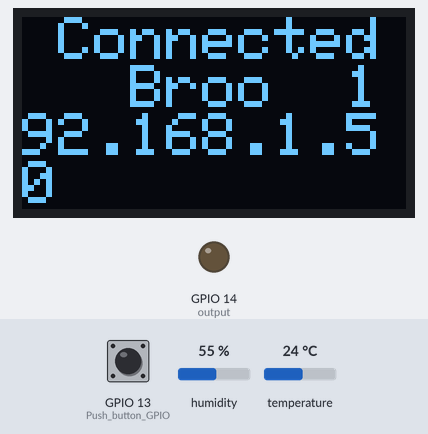
Bench run of a sketch on a simulated ESP8266 (NodeMCU). Parts: 128×64 one-colour display, output pins drawn as LEDs (lit = HIGH). Inputs (shaded band) come from the test bench; at power-on: GPIO 13 (Push_button_GPIO) LOW, humidity 55 %, temperature 24 °C. WiFi joins after 1.5 s; servers stay silent unless stated; what the sketch prints to the serial monitor is not drawn.

Above: at 3.2 s.
3.3 s: GPIO 13 (Push_button_GPIO) pulled HIGH for 0.15 s
At 4.3 s:
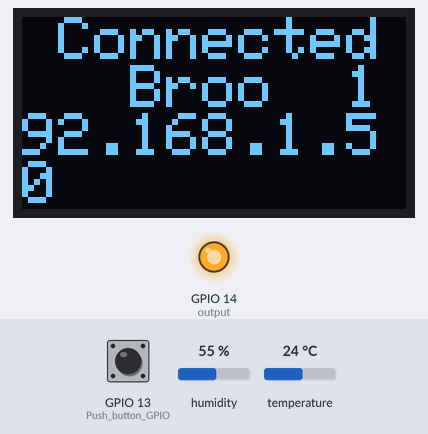
6.4 s: GPIO 13 (Push_button_GPIO) pulled HIGH for 1 s
At 7.9 s:
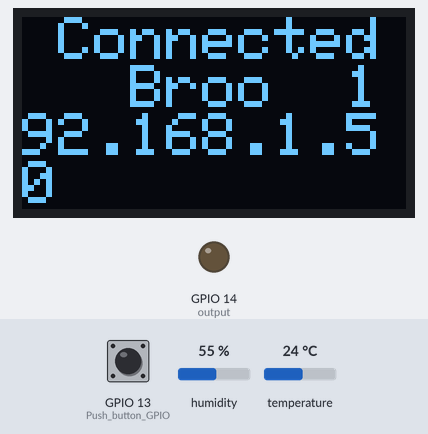
8.9 s: GPIO 13 (Push_button_GPIO) pulled HIGH for 3.2 s
At 9.8 s:
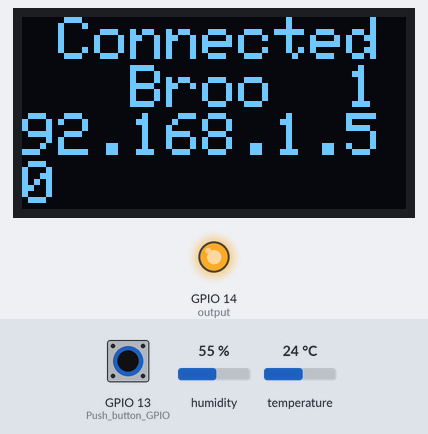
Timing chart, 0 to 11.9 s (numbered marks = the images above; inputs shaded):
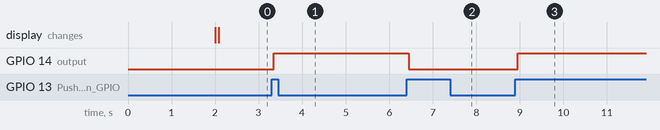

The sketch:

ESP8266+WebServer+TwoWay+DHT+OLED.ino
```cpp
#ifdef ESP32
  #include <WiFi.h>
  #include <AsyncTCP.h>
#else
  #include <ESP8266WiFi.h>
  #include <ESPAsyncTCP.h>
#endif
#include <ESPAsyncWebServer.h>

#include <Arduino.h>
#include <ESP8266WiFi.h>
#include <Hash.h>
#include <ESPAsyncTCP.h>
#include <ESPAsyncWebServer.h>
#include <Adafruit_Sensor.h>
#include <DHT.h>
#include <Wire.h>
#include <Adafruit_GFX.h>
#include <Adafruit_SSD1306.h>


//const char* ssid = "VM1254810"; //Write your SSID
//const char* password = "m3xkWkqFcytc";   //Write your password

const char* ssid = "CIK0950"; //Write your SSID
const char* password = "000ef4c61de0";   //Write your password
#define DHTPIN 2     // Digital pin D4 connected to the DHT sensor


// Uncomment the type of sensor in use:
#define DHTTYPE    DHT11     // DHT 11
//#define DHTTYPE    DHT22     // DHT 22 (AM2302)
//#define DHTTYPE    DHT21     // DHT 21 (AM2301)

DHT dht(DHTPIN, DHTTYPE);


#define SCREEN_WIDTH 128 // OLED display width, in pixels
#define SCREEN_HEIGHT 64 // OLED display height, in pixels
#define OLED_ADDR 0x3C   // Address may be different for your module, also try with 0x3D if this doesn't work

// Declaration for an SSD1306 display connected to I2C (SDA, SCL pins)
#define OLED_RESET -1 // Reset pin # (or -1 if sharing Arduino reset pin)
Adafruit_SSD1306 display(SCREEN_WIDTH, SCREEN_HEIGHT, &Wire, OLED_RESET);
//For more hardware details, visit https://iotforgeeks.com/interface-i2c-oled-display-ssd1306-with-nodemcu


// current temperature & humidity, updated in loop()
float t = 0.0;
float h = 0.0;
float s = 0.0;

const char* input_parameter = "state";

const int output = 14;
const int Push_button_GPIO = 13 ;

// Variables will change:
int LED_state = LOW;
int button_state;
int lastbutton_state = LOW;

unsigned long lastDebounceTime = 0;
unsigned long debounceDelay = 50;

unsigned long previousMillis = 0;    // will store last time DHT was updated

// Updates DHT readings every 10 seconds
const long interval = 500;

AsyncWebServer server(80);

const char index_html[] PROGMEM = R"rawliteral(
<!DOCTYPE HTML><html>
<head>

  <title>ESP Output Control Web Server</title>
  <meta name="viewport" content="width=device-width, initial-scale=1">

  <style>
    html {font-family: Times New Roman; display: inline-block; text-align: center;}
    h2 {font-size: 3.0rem;}
    h4 {font-size: 2.0rem;}
    p {font-size: 3.0rem;}
    body {max-width: 900px; margin:0px auto; padding-bottom: 25px;}
    .switch {position: relative; display: inline-block; width: 120px; height: 68px}
    .switch input {display: none}
    .slider {position: absolute; top: 0; left: 0; right: 0; bottom: 0; background-color: #FF0000; border-radius: 34px}
    .slider:before {position: absolute; content: ""; height: 52px; width: 52px; left: 8px; bottom: 8px; background-color: #fff; -webkit-transition: .4s; transition: .4s; border-radius: 68px}
    input:checked+.slider {background-color: #27c437}
    input:checked+.slider:before {-webkit-transform: translateX(52px); -ms-transform: translateX(52px); transform: translateX(52px)}
  </style>


</head>
<body>
  <h2>ESP RDS Server</h2>
  %BUTTONPLACEHOLDER%

<script>
function toggleCheckbox(element) {
  var xhr = new XMLHttpRequest();
  if(element.checked){ xhr.open("GET", "/update?state=1", true); }
  else { xhr.open("GET", "/update?state=0", true); }
  xhr.send();
}

setInterval(function ( ) {
  var xhttp = new XMLHttpRequest();
  xhttp.onreadystatechange = function() {
    if (this.readyState == 4 && this.status == 200) {
      var inputChecked;
      var outputStateM;
      if( this.responseText == 1){
        inputChecked = true;
        outputStateM = "ON";
      }
      else {
        inputChecked = false;
        outputStateM = "OFF";
      }
      document.getElementById("output").checked = inputChecked;
      document.getElementById("outputState").innerHTML = outputStateM;
    }
  };
  xhttp.open("GET", "/state", true);
  xhttp.send();
}, 1000 ) ;
</script>


  <p>
    <i class="fas fa-thermometer-half" style="color:#059e8a;"></i>
    <span class="dht-labels">Temperature</span>
    <span id="temperature">%TEMPERATURE%</span>
    <sup class="units">!</sup>
  </p>

  <p>
   <i class="fas fa-tint" style="color:#00add6;"></i>
    <span class="dht-labels">Humidity</span>
    <span id="humidity">%HUMIDITY%</span>
    <sup class="units">@</sup>
  </p>


   <p>

  <i class="fas fa-thermometer-half" style="color:#059e8a;"></i>
    <span class="dht-labels">Valve</span>
    <span id="str">%STR%</span>
    <sup class="units">%</sup>
  </p>


<script>
setInterval(function ( ) {
  var xhttp = new XMLHttpRequest();
  xhttp.onreadystatechange = function() {
    if (this.readyState == 4 && this.status == 200) {
      document.getElementById("temperature").innerHTML = this.responseText;
    }
  };
  xhttp.open("GET", "/temperature", true);
  xhttp.send();
}, 1000 ) ;


setInterval(function ( ) {
  var xhttp = new XMLHttpRequest();
  xhttp.onreadystatechange = function() {
    if (this.readyState == 4 && this.status == 200) {
      document.getElementById("humidity").innerHTML = this.responseText;
    }
  };
  xhttp.open("GET", "/humidity", true);
  xhttp.send();
}, 1000 ) ;


setInterval(function ( ) {
  var xhttp = new XMLHttpRequest();
  xhttp.onreadystatechange = function() {
    if (this.readyState == 4 && this.status == 200) {
      document.getElementById("str").innerHTML = this.responseText;
    }
  };
  xhttp.open("GET", "/str", true);
  xhttp.send();
}, 1000 ) ;


</script>
</body>
</html>
)rawliteral";

String processor(const String& var){
  if(var == "BUTTONPLACEHOLDER")
  {
    String buttons ="";
    String outputStateValue = outputState();
    buttons+= "<h4>Output State: <span id=\"outputState\"></span></h4><label class=\"switch\"><input type=\"checkbox\" onchange=\"toggleCheckbox(this)\" id=\"output\" " + outputStateValue + "><span class=\"slider\"></span></label>";
    return buttons;
  }

   if(var == "TEMPERATURE")
  {

    return String(t);
  }
  else if(var == "HUMIDITY")
  {
    return String(h);
  }

  return String();
}

String outputState(){
  if(digitalRead(output)){
    return "checked";
  }
  else {
    return "";
  }
  return "";
}

void setup(){
  // Serial port for debugging purposes
  Serial.begin(115200);

dht.begin();

  pinMode(output, OUTPUT);
  digitalWrite(output, LOW);
  pinMode(Push_button_GPIO, INPUT);

  // Connect to Wi-Fi
  WiFi.begin(ssid, password);
  while (WiFi.status() != WL_CONNECTED) {
    delay(1000);
    Serial.println("Connecting to WiFi..");
  }


  Serial.println("IP Address: ");
  Serial.println(WiFi.localIP());

display.begin(SSD1306_SWITCHCAPVCC, OLED_ADDR);
  display.clearDisplay();           // Required to clear display
  display.display();

  display.setTextColor(WHITE);
  display.setTextSize(2); // Set text size
  display.print(" Connected   Broo  ");
  display.print(WiFi.localIP());
  display.display();

  server.on("/", HTTP_GET, [](AsyncWebServerRequest *request){
    request->send_P(200, "text/html", index_html, processor);
  });


server.on("/temperature", HTTP_GET, [](AsyncWebServerRequest *request){
    request->send_P(200, "text/plain", String(t).c_str());
  });

  server.on("/humidity", HTTP_GET, [](AsyncWebServerRequest *request){
    request->send_P(200, "text/plain", String(h).c_str());
  });

  server.on("/str", HTTP_GET, [](AsyncWebServerRequest *request){
    request->send_P(200, "text/plain", String(s).c_str());
  });


  server.on("/update", HTTP_GET, [] (AsyncWebServerRequest *request) {
    String input_message;
    String inputParameter;
    // GET input1 value on <ESP_IP>/update?state=<input_message>
    if (request->hasParam(input_parameter)) {
      input_message = request->getParam(input_parameter)->value();
      inputParameter = input_parameter;
      digitalWrite(output, input_message.toInt());
      LED_state = !LED_state;
    }
    else {
      input_message = "No message sent";
      inputParameter = "none";
    }
    Serial.println(input_message);
    request->send(200, "text/plain", "OK");
  });


  server.on("/state", HTTP_GET, [] (AsyncWebServerRequest *request) {
    request->send(200, "text/plain", String(digitalRead(output)).c_str());
  });
  // Start server
  server.begin();
}

void loop() {

   s=45 ;
  unsigned long currentMillis = millis();
  if (currentMillis - previousMillis >= interval) {
    // save the last time you updated the DHT values
    previousMillis = currentMillis;
    // Read temperature as Celsius (the default)
    float newT = dht.readTemperature();
    // Read temperature as Fahrenheit (isFahrenheit = true)
    //float newT = dht.readTemperature(true);
    // if temperature read failed, don't change t value
    if (isnan(newT)) {
      Serial.println("Failed to read from DHT sensor!");
    }
    else {
      t = newT;
      Serial.println(t);
    }
    // Read Humidity
    float newH = dht.readHumidity();
    // if humidity read failed, don't change h value
    if (isnan(newH)) {
      Serial.println("Failed to read from DHT sensor!");
    }
    else {
      h = newH;
      Serial.println(h);
    }
  }
  int data = digitalRead(Push_button_GPIO);

  if (data != lastbutton_state) {
    // reset the debouncing timer
    lastDebounceTime = millis();
  }

  if ((millis() - lastDebounceTime) > debounceDelay) {
    if (data != button_state) {
      button_state = data;


      if (button_state == HIGH) {
        LED_state = !LED_state;
      }
    }
  }


  digitalWrite(output, LED_state);


  lastbutton_state = data;
}
```

Measured:
- after the input at 3.3 s, GPIO 14 (output): LOW → HIGH after 0.05 s
- after the input at 6.4 s, GPIO 14 (output): HIGH → LOW after 0.05 s
- after the input at 8.9 s, GPIO 14 (output): LOW → HIGH after 0.05 s
